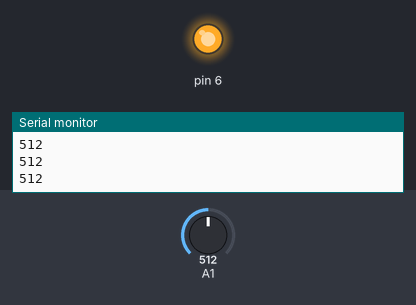
This sketch was run on a simulated Arduino Uno, built with avr-gcc and run on an emulated ATmega328P. Shown: output pins drawn as LEDs (lit = HIGH), the last lines printed to the serial monitor. The test bench sets the inputs (shaded band); at power-on: A1 = 512.

Above: at 1.2 s.
1.3 s: A1 set to 492
At 1.8 s:
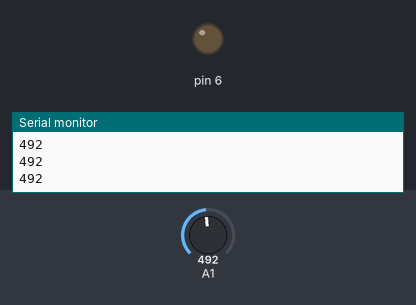
2.8 s: A1 set to 510
At 4.0 s:
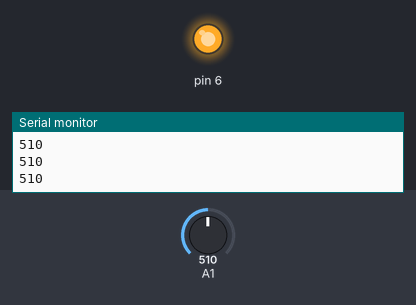
4.3 s: A1 set to 490
At 5.3 s:
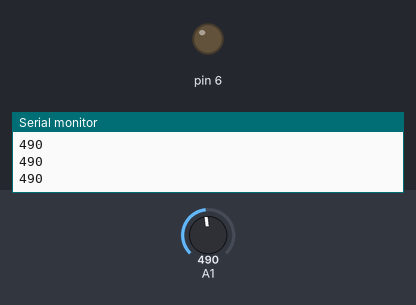
Timing chart, 0 to 7.3 s (numbered marks = the images above; inputs shaded):
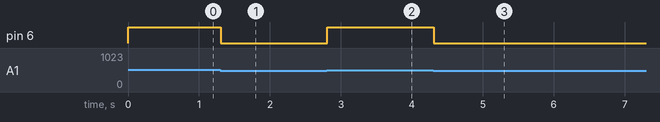

The sketch:

classwork-02-02.ino
```cpp
void setup() {
    Serial.begin(9600);

    pinMode(6, OUTPUT);
}

void loop() {
    int sensor_value = analogRead(A1);

    Serial.println(sensor_value);

    if (sensor_value > 500) {
        digitalWrite(6, HIGH);
    } else {
        digitalWrite(6, LOW);
    }
}
```

Measured:
- the behaviour switches between 501 and 500 on A1 (found by bisection; images 0 and 1)
- after the input at 1.3 s, pin 6: HIGH → LOW at once
- after the input at 2.8 s, pin 6: LOW → HIGH at once
- after the input at 4.3 s, pin 6: HIGH → LOW at once
